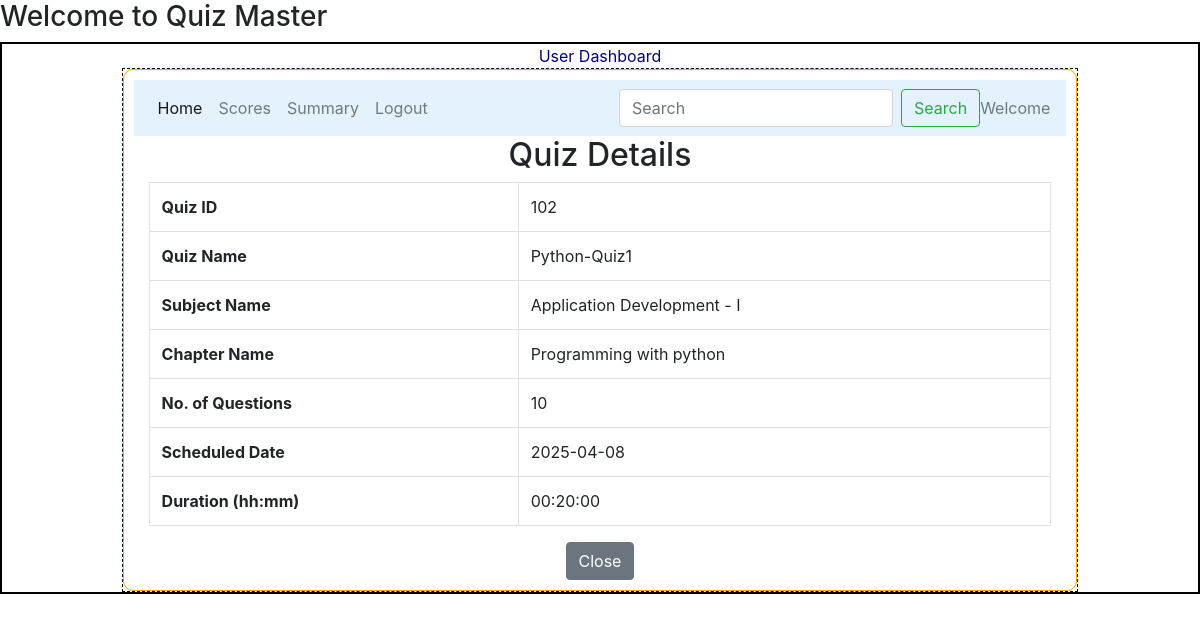
/view_quiz/102, run on an earlier commit of the app's database.
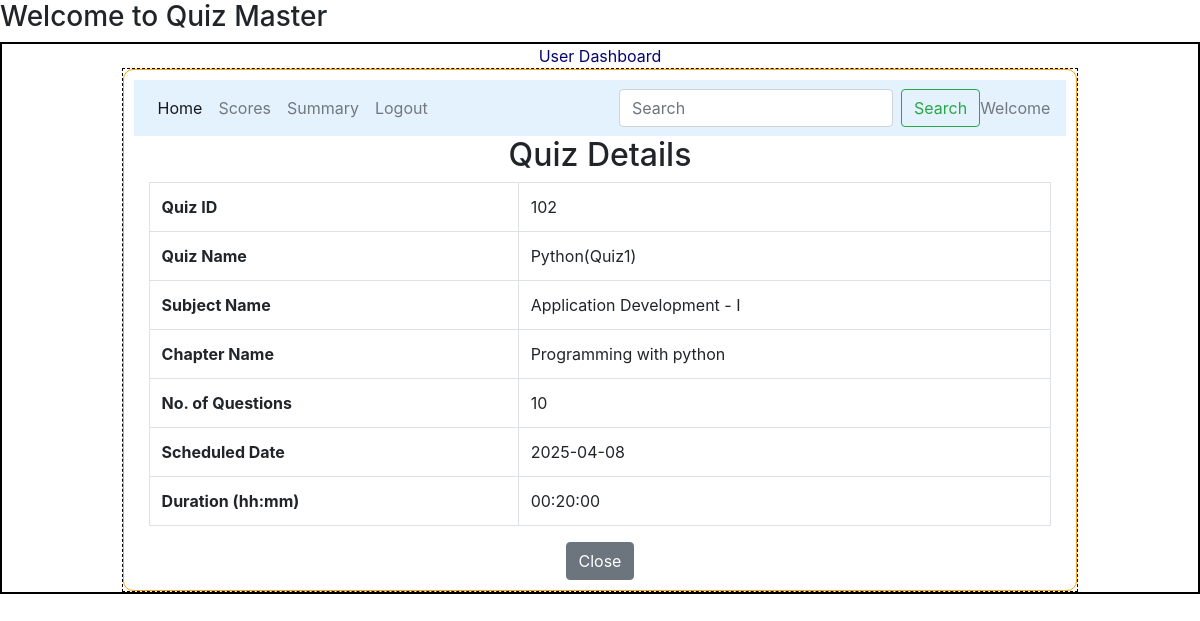
And on a later commit of the database.
### models/model1.py (models this page shows)
class Quiz(db.Model):
    __tablename__="quiz"
    id=db.Column(db.Integer,primary_key=True,autoincrement=True)
    chapter_id=db.Column(db.Integer,db.ForeignKey("chapter.id"),nullable=False)
    quiz_name=db.Column(db.String,nullable=False)
    date_of_quiz=db.Column(db.Date,nullable=False)
    time_duration=db.Column(db.Time,nullable=False)
    remarks=db.Column(db.String,nullable=False)
    questions=db.relationship("Questions",cascade="all,delete",backref="quiz",lazy=True)

### controllers/routes.py (the view)
@app.route('/view_quiz/<int:quiz_id>')
def view_quiz(quiz_id):
    quiz=Quiz.query.get_or_404(quiz_id)
    user_id=session.get("user_id")
    return render_template('view_quiz.html',quiz=quiz,quiz_id=quiz_id,user_id=user_id)

### templates/view_quiz.html
{% extends "user_layout.html" %}
{% block content %}
<div class="container">
    <h2 class="text-center">Quiz Details</h2>
    <table class="table table-bordered">
        <tr>
            <th>Quiz ID</th>
            <td>{{ quiz.id }}</td>
        </tr>
        <tr>
            <th>Quiz Name</th>
            <td>{{ quiz.quiz_name }}</td>
        </tr>
        <tr>
            <th>Subject Name</th>
            <td>{{ quiz.chapter.subject.name }}</td>
        </tr>
        <tr>
            <th>Chapter Name</th>
            <td>{{ quiz.chapter.name }}</td>
        </tr>
        <tr>
            <th>No. of Questions</th>
            <td>{{ quiz.questions|length }}</td>
        </tr>
        <tr>
            <th>Scheduled Date</th>
            <td>{{ quiz.date_of_quiz }}</td>
        </tr>
        <tr>
            <th>Duration (hh:mm)</th>
            <td>{{ quiz.time_duration }}</td>
        </tr>
    </table>
    <div class="text-center">
        <a href="{{ url_for('user_dashboard') }}" class="btn btn-secondary">Close</a>
    </div>
</div>
{% endblock %}

What changed in the data, as far as the page shows it:
changed Quiz id 102: quiz_name "Python-Quiz1" → "Python(Quiz1)"
